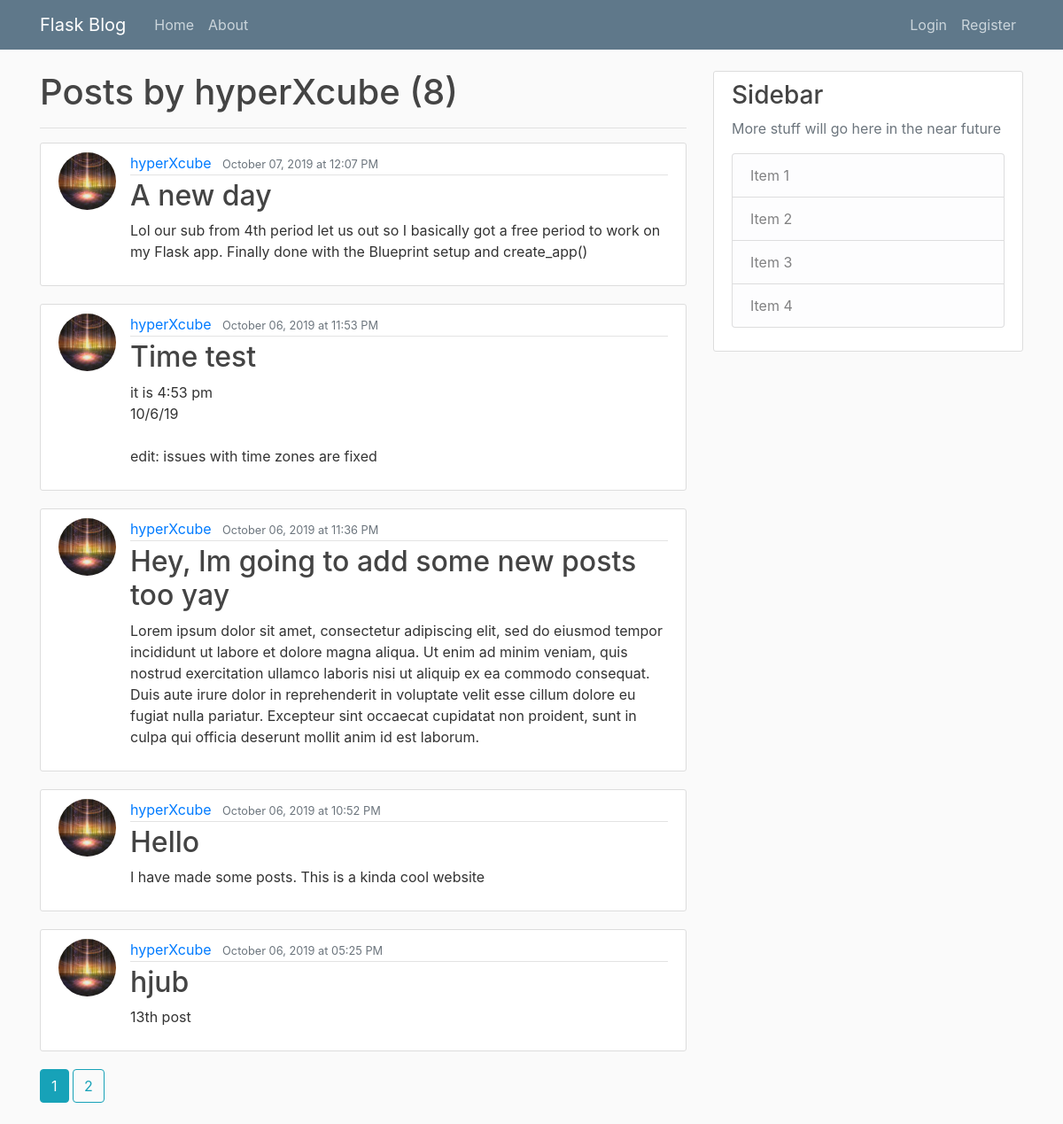
Page /user/hyperXcube on the committed database.
### flask_blog/models.py (models this page shows, shortened)
class User(db.Model, UserMixin):
    id = db.Column(db.Integer, primary_key=True)
    username = db.Column(db.String(20), unique=True, nullable=False)
    email = db.Column(db.String(120), unique=True, nullable=False)
    profile_pic = db.Column(db.String(20), nullable=False, default='default.jpg')
    password = db.Column(db.String(60), nullable=False)
    posts = db.relationship('Post', backref='author', lazy=True)

class Post(db.Model):
    id = db.Column(db.Integer, primary_key=True)
    title = db.Column(db.String(100), nullable=False)
    post_date = db.Column(db.DateTime, nullable=False, default=datetime.now)
    content = db.Column(db.Text, nullable=False)
    author_id = db.Column(db.Integer, db.ForeignKey('user.id'), nullable=False)

### flask_blog/users/routes.py (the view)
@bp.route('/user/<username>')
def user(username):
    page = request.args.get('page', default=1, type=int)
    user = User.query.filter_by(username=username).first_or_404()
    posts = Post.query.filter_by(author=user).order_by(Post.post_date.desc())
    return render_template('user.html', title=username, posts=posts.paginate(per_page=5, page=page), user=user)

### flask_blog/templates/user.html
{% extends 'page.html' %}
{% block content %}
    <h1>Posts by {{ user.username }} ({{ posts.total }})</h1>
    <hr>
    {% for post in posts.items %}
        <article class="media content-section">
            <img class="rounded-circle article-img" src="{{ url_for('static', filename=post.author.profile_pic) }}">
            <div class="media-body">
                <div class="article-metadata">
                    <a class="mr-2" href="{{ url_for('users.user', username=post.author.username) }}">{{ post.author.username }}</a>
                    <small class="text-muted">{{ post.post_date.strftime('%B %d, %Y at %I:%M %p') }}</small>
                </div>
                <h2><a class="article-title" href="{{ url_for('posts.post', post_id=post.id) }}">{{ post.title }}</a></h2>
                <p class="article-content">{{ post.content }}</p>
            </div>
        </article>
    {% endfor %}
    {% for page_n in posts.iter_pages(left_edge=1, right_edge=2, left_current=1, right_current=2) %}
        {% if page_n %}
            {% if posts.page == page_n %}
                <a class="btn btn-info mb-4" href="{{ url_for('users.user', username=user.username, page=page_n) }}">{{ page_n }}</a>
            {% else %}
                <a class="btn btn-outline-info mb-4" href="{{ url_for('users.user', username=user.username, page=page_n) }}">{{ page_n }}</a>
            {% endif %}
        {% else %}
            . . .
        {% endif %}
    {% endfor %}
{% endblock %}

### flask_blog/static/page.css (style rules this page uses)
body { background: #fafafa; color: #333333; margin-top: 5rem; }
h1, h2, h3, h4, h5, h6 { color: #444444; }
.content-section { background: #ffffff; padding: 10px 20px; border: 1px solid #dddddd; border-radius: 3px; margin-bottom: 20px; }
.article-title { color: #444444; }
.article-content { white-space: pre-line; }
.article-img { height: 65px; width: 65px; margin-right: 16px; }
.article-metadata { padding-bottom: 1px; margin-bottom: 4px; border-bottom: 1px solid #e3e3e3 }

### rows in the picture
User: username "hyperXcube"
Post: profile_pic (picture), author.username "hyperXcube", post_date "October 07, 2019 at 12:07 PM", title "A new day", content "Lol our sub from 4th period let us out so I basically got a free period to work on my Flask app. Finally done with the Blueprint setup and create_app()"
Post: profile_pic (picture), author.username "hyperXcube", post_date "October 06, 2019 at 11:53 PM", title "Time test", content "it is 4:53 pm 10/6/19 edit: issues with time zones are fixed"
Post: profile_pic (picture), author.username "hyperXcube", post_date "October 06, 2019 at 11:36 PM", title "Hey, Im going to add some new posts too yay", content "Lorem ipsum dolor sit amet, consectetur adipiscing elit, sed do eiusmod tempor incididunt ut labore et dolore magna aliqua. Ut enim ad minim veniam, quis nostrud exercitation ullamco laboris nisi ut aliquip ex ea commodo consequat. Duis aute irure dolor in reprehenderit in voluptate velit esse cillum dolore eu fugiat nulla pariatur. Excepteur sint occaecat cupidatat non proident, sunt in culpa qui officia deserunt mollit anim id est laborum."
Post: profile_pic (picture), author.username "hyperXcube", post_date "October 06, 2019 at 10:52 PM", title "Hello", content "I have made some posts. This is a kinda cool website"
Post: profile_pic (picture), author.username "hyperXcube", post_date "October 06, 2019 at 05:25 PM", title "hjub", content "13th post"

### other values in the picture
{{ posts.total }} "8"
{{ page_n }} "1"
{{ page_n }} "2"
